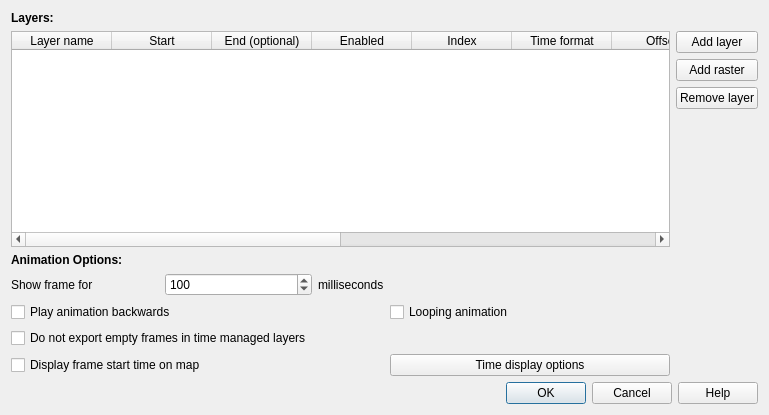
<?xml version="1.0" encoding="UTF-8"?>
<ui version="4.0">
 <class>Dialog</class>
 <widget class="QDialog" name="Dialog">
  <property name="geometry">
   <rect>
    <x>0</x>
    <y>0</y>
    <width>769</width>
    <height>415</height>
   </rect>
  </property>
  <property name="windowTitle">
   <string>Time manager settings</string>
  </property>
  <layout class="QVBoxLayout" name="verticalLayout">
   <item>
    <layout class="QGridLayout" name="gridLayout">
     <item row="3" column="1">
      <widget class="QPushButton" name="pushButtonRemove">
       <property name="text">
        <string>Remove layer</string>
       </property>
      </widget>
     </item>
     <item row="4" column="1">
      <spacer name="verticalSpacer">
       <property name="orientation">
        <enum>Qt::Vertical</enum>
       </property>
       <property name="sizeHint" stdset="0">
        <size>
         <width>20</width>
         <height>40</height>
        </size>
       </property>
      </spacer>
     </item>
     <item row="1" column="1">
      <widget class="QPushButton" name="pushButtonAddVector">
       <property name="text">
        <string>Add layer</string>
       </property>
      </widget>
     </item>
     <item row="1" column="0" rowspan="4">
      <widget class="QTableWidget" name="tableWidget">
       <property name="minimumSize">
        <size>
         <width>0</width>
         <height>0</height>
        </size>
       </property>
       <property name="columnCount">
        <number>12</number>
       </property>
       <column>
        <property name="text">
         <string>Layer name</string>
        </property>
       </column>
       <column>
        <property name="text">
         <string>Start</string>
        </property>
       </column>
       <column>
        <property name="text">
         <string>End (optional)</string>
        </property>
       </column>
       <column>
        <property name="text">
         <string>Enabled</string>
        </property>
       </column>
       <column>
        <property name="text">
         <string>Index</string>
        </property>
       </column>
       <column>
        <property name="text">
         <string>Time format</string>
        </property>
       </column>
       <column>
        <property name="text">
         <string>Offset</string>
        </property>
       </column>
       <column>
        <property name="text">
         <string>Interpolation</string>
        </property>
       </column>
       <column>
        <property name="text">
         <string>ID</string>
        </property>
       </column>
       <column>
        <property name="text">
         <string>Interp. mode</string>
        </property>
       </column>
       <column>
        <property name="text">
         <string>Ignore for detect empty</string>
        </property>
       </column>
       <column>
        <property name="text">
         <string>Accumulate features</string>
        </property>
       </column>
      </widget>
     </item>
     <item row="0" column="0">
      <widget class="QLabel" name="label">
       <property name="font">
        <font>
         <weight>75</weight>
         <bold>true</bold>
        </font>
       </property>
       <property name="text">
        <string>Layers:</string>
       </property>
      </widget>
     </item>
     <item row="5" column="0">
      <widget class="QLabel" name="label_2">
       <property name="font">
        <font>
         <weight>75</weight>
         <bold>true</bold>
        </font>
       </property>
       <property name="text">
        <string>Animation Options:</string>
       </property>
      </widget>
     </item>
     <item row="6" column="0">
      <layout class="QGridLayout" name="gridLayout_2">
       <item row="0" column="0">
        <widget class="QLabel" name="label_3">
         <property name="text">
          <string>Show frame for</string>
         </property>
        </widget>
       </item>
       <item row="0" column="1">
        <widget class="QSpinBox" name="spinBoxFrameLength">
         <property name="minimum">
          <number>1</number>
         </property>
         <property name="maximum">
          <number>1000000</number>
         </property>
         <property name="value">
          <number>100</number>
         </property>
        </widget>
       </item>
       <item row="0" column="2">
        <widget class="QLabel" name="label_4">
         <property name="text">
          <string>milliseconds</string>
         </property>
        </widget>
       </item>
       <item row="1" column="0" colspan="3">
        <widget class="QCheckBox" name="checkBoxBackwards">
         <property name="text">
          <string>Play animation backwards </string>
         </property>
        </widget>
       </item>
       <item row="0" column="3">
        <spacer name="horizontalSpacer">
         <property name="orientation">
          <enum>Qt::Horizontal</enum>
         </property>
         <property name="sizeHint" stdset="0">
          <size>
           <width>40</width>
           <height>20</height>
          </size>
         </property>
        </spacer>
       </item>
       <item row="3" column="0" colspan="3">
        <widget class="QCheckBox" name="checkBoxLabel">
         <property name="text">
          <string>Display frame start time on map</string>
         </property>
        </widget>
       </item>
       <item row="1" column="3">
        <widget class="QCheckBox" name="checkBoxLoop">
         <property name="text">
          <string>Looping animation</string>
         </property>
        </widget>
       </item>
       <item row="3" column="3">
        <widget class="QPushButton" name="show_label_options_button">
         <property name="text">
          <string>Time display options</string>
         </property>
        </widget>
       </item>
       <item row="2" column="0" colspan="2">
        <widget class="QCheckBox" name="checkBoxDontExportEmpty">
         <property name="text">
          <string>Do not export empty frames in time managed layers</string>
         </property>
        </widget>
       </item>
      </layout>
     </item>
     <item row="2" column="1">
      <widget class="QPushButton" name="pushButtonAddRaster">
       <property name="text">
        <string>Add raster</string>
       </property>
      </widget>
     </item>
    </layout>
   </item>
   <item>
    <widget class="QDialogButtonBox" name="buttonBox">
     <property name="orientation">
      <enum>Qt::Horizontal</enum>
     </property>
     <property name="standardButtons">
      <set>QDialogButtonBox::Cancel|QDialogButtonBox::Help|QDialogButtonBox::Ok</set>
     </property>
    </widget>
   </item>
  </layout>
 </widget>
 <resources/>
 <connections>
  <connection>
   <sender>buttonBox</sender>
   <signal>accepted()</signal>
   <receiver>Dialog</receiver>
   <slot>accept()</slot>
   <hints>
    <hint type="sourcelabel">
     <x>248</x>
     <y>254</y>
    </hint>
    <hint type="destinationlabel">
     <x>157</x>
     <y>274</y>
    </hint>
   </hints>
  </connection>
  <connection>
   <sender>buttonBox</sender>
   <signal>rejected()</signal>
   <receiver>Dialog</receiver>
   <slot>reject()</slot>
   <hints>
    <hint type="sourcelabel">
     <x>316</x>
     <y>260</y>
    </hint>
    <hint type="destinationlabel">
     <x>286</x>
     <y>274</y>
    </hint>
   </hints>
  </connection>
 </connections>
</ui>
